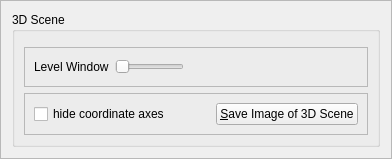
     <widget class="QFrame" name="frame_2">
      <property name="frameShape">
       <enum>QFrame::StyledPanel</enum>
      </property>
      <property name="frameShadow">
       <enum>QFrame::Raised</enum>
      </property>
      <layout class="QGridLayout" name="gridLayout_3" rowstretch="7,1">
       <item row="0" column="0" rowspan="2" colspan="2">
        <widget class="QGroupBox" name="groupBox">
         <property name="title">
          <string>3D Scene</string>
         </property>
         <layout class="QGridLayout" name="gridLayout_4" rowstretch="7,1,1">
          <item row="1" column="0">
           <widget class="QFrame" name="frame_3">
            <property name="frameShape">
             <enum>QFrame::StyledPanel</enum>
            </property>
            <property name="frameShadow">
             <enum>QFrame::Raised</enum>
            </property>
            <layout class="QHBoxLayout" name="horizontalLayout_5" stretch="1,2,5">
             <item>
              <widget class="QLabel" name="label">
               <property name="text">
                <string>Level Window</string>
               </property>
              </widget>
             </item>
             <item>
              <widget class="QSlider" name="sliderLevelWindow">
               <property name="orientation">
                <enum>Qt::Horizontal</enum>
               </property>
              </widget>
             </item>
             <item>
              <spacer name="horizontalSpacer">
               <property name="orientation">
                <enum>Qt::Horizontal</enum>
               </property>
               <property name="sizeHint" stdset="0">
                <size>
                 <width>40</width>
                 <height>20</height>
                </size>
               </property>
              </spacer>
             </item>
            </layout>
           </widget>
          </item>
          <item row="0" column="0">
           <widget class="QVTKWidget" name="vtkWidget_3D" native="true">
            <property name="sizePolicy">
             <sizepolicy hsizetype="Preferred" vsizetype="Preferred">
              <horstretch>0</horstretch>
              <verstretch>0</verstretch>
             </sizepolicy>
            </property>
            <property name="palette">
             <palette>
              <active>
               <colorrole role="WindowText">
                <brush brushstyle="SolidPattern">
                 <color alpha="255">
                  <red>0</red>
                  <green>0</green>
                  <blue>0</blue>
                 </color>
                </brush>
               </colorrole>
               <colorrole role="Button">
                <brush brushstyle="SolidPattern">
                 <color alpha="255">
                  <red>191</red>
                  <green>191</green>
                  <blue>191</blue>
                 </color>
                </brush>
               </colorrole>
               <colorrole role="Light">
                <brush brushstyle="SolidPattern">
                 <color alpha="255">
                  <red>255</red>
                  <green>255</green>
                  <blue>255</blue>
                 </color>
                </brush>
               </colorrole>
               <colorrole role="Midlight">
                <brush brushstyle="SolidPattern">
                 <color alpha="255">
                  <red>223</red>
                  <green>223</green>
                  <blue>223</blue>
                 </color>
                </brush>
               </colorrole>
               <colorrole role="Dark">
                <brush brushstyle="SolidPattern">
                 <color alpha="255">
                  <red>95</red>
                  <green>95</green>
                  <blue>95</blue>
                 </color>
                </brush>
               </colorrole>
               <colorrole role="Mid">
                <brush brushstyle="SolidPattern">
                 <color alpha="255">
                  <red>127</red>
                  <green>127</green>
                  <blue>127</blue>
                 </color>
                </brush>
               </colorrole>
               <colorrole role="Text">
                <brush brushstyle="SolidPattern">
                 <color alpha="255">
                  <red>0</red>
                  <green>0</green>
                  <blue>0</blue>
                 </color>
                </brush>
               </colorrole>
               <colorrole role="BrightText">
                <brush brushstyle="SolidPattern">
                 <color alpha="255">
                  <red>255</red>
                  <green>255</green>
                  <blue>255</blue>
                 </color>
                </brush>
               </colorrole>
               <colorrole role="ButtonText">
                <brush brushstyle="SolidPattern">
                 <color alpha="255">
                  <red>0</red>
                  <green>0</green>
                  <blue>0</blue>
                 </color>
                </brush>
               </colorrole>
               <colorrole role="Base">
                <brush brushstyle="SolidPattern">
                 <color alpha="255">
                  <red>255</red>
                  <green>255</green>
                  <blue>255</blue>
                 </color>
                </brush>
               </colorrole>
               <colorrole role="Window">
                <brush brushstyle="SolidPattern">
                 <color alpha="255">
                  <red>191</red>
                  <green>191</green>
                  <blue>191</blue>
                 </color>
                </brush>
               </colorrole>
               <colorrole role="Shadow">
                <brush brushstyle="SolidPattern">
                 <color alpha="255">
                  <red>0</red>
                  <green>0</green>
                  <blue>0</blue>
                 </color>
                </brush>
               </colorrole>
               <colorrole role="AlternateBase">
                <brush brushstyle="SolidPattern">
                 <color alpha="255">
                  <red>223</red>
                  <green>223</green>
                  <blue>223</blue>
                 </color>
                </brush>
               </colorrole>
               <colorrole role="ToolTipBase">
                <brush brushstyle="SolidPattern">
                 <color alpha="255">
                  <red>255</red>
                  <green>255</green>
                  <blue>220</blue>
                 </color>
                </brush>
               </colorrole>
               <colorrole role="ToolTipText">
                <brush brushstyle="SolidPattern">
                 <color alpha="255">
                  <red>0</red>
                  <green>0</green>
                  <blue>0</blue>
                 </color>
                </brush>
               </colorrole>
              </active>
              <inactive>
               <colorrole role="WindowText">
                <brush brushstyle="SolidPattern">
                 <color alpha="255">
                  <red>0</red>
                  <green>0</green>
                  <blue>0</blue>
                 </color>
                </brush>
               </colorrole>
               <colorrole role="Button">
                <brush brushstyle="SolidPattern">
                 <color alpha="255">
                  <red>191</red>
                  <green>191</green>
                  <blue>191</blue>
                 </color>
                </brush>
               </colorrole>
               <colorrole role="Light">
                <brush brushstyle="SolidPattern">
                 <color alpha="255">
                  <red>255</red>
                  <green>255</green>
                  <blue>255</blue>
                 </color>
                </brush>
               </colorrole>
               <colorrole role="Midlight">
                <brush brushstyle="SolidPattern">
                 <color alpha="255">
                  <red>223</red>
                  <green>223</green>
                  <blue>223</blue>
                 </color>
                </brush>
               </colorrole>
               <colorrole role="Dark">
                <brush brushstyle="SolidPattern">
                 <color alpha="255">
                  <red>95</red>
                  <green>95</green>
                  <blue>95</blue>
                 </color>
                </brush>
               </colorrole>
               <colorrole role="Mid">
                <brush brushstyle="SolidPattern">
                 <color alpha="255">
                  <red>127</red>
                  <green>127</green>
                  <blue>127</blue>
                 </color>
                </brush>
               </colorrole>
               <colorrole role="Text">
                <brush brushstyle="SolidPattern">
                 <color alpha="255">
                  <red>0</red>
                  <green>0</green>
                  <blue>0</blue>
                 </color>
                </brush>
               </colorrole>
               <colorrole role="BrightText">
                <brush brushstyle="SolidPattern">
                 <color alpha="255">
                  <red>255</red>
                  <green>255</green>
                  <blue>255</blue>
                 </color>
                </brush>
               </colorrole>
               <colorrole role="ButtonText">
                <brush brushstyle="SolidPattern">
                 <color alpha="255">
                  <red>0</red>
                  <green>0</green>
                  <blue>0</blue>
                 </color>
                </brush>
               </colorrole>
               <colorrole role="Base">
                <brush brushstyle="SolidPattern">
                 <color alpha="255">
                  <red>255</red>
                  <green>255</green>
                  <blue>255</blue>
                 </color>
                </brush>
               </colorrole>
               <colorrole role="Window">
                <brush brushstyle="SolidPattern">
                 <color alpha="255">
                  <red>191</red>
                  <green>191</green>
                  <blue>191</blue>
                 </color>
                </brush>
               </colorrole>
               <colorrole role="Shadow">
                <brush brushstyle="SolidPattern">
                 <color alpha="255">
                  <red>0</red>
                  <green>0</green>
                  <blue>0</blue>
                 </color>
                </brush>
               </colorrole>
               <colorrole role="AlternateBase">
                <brush brushstyle="SolidPattern">
                 <color alpha="255">
                  <red>223</red>
                  <green>223</green>
                  <blue>223</blue>
                 </color>
                </brush>
               </colorrole>
               <colorrole role="ToolTipBase">
                <brush brushstyle="SolidPattern">
                 <color alpha="255">
                  <red>255</red>
                  <green>255</green>
                  <blue>220</blue>
                 </color>
                </brush>
               </colorrole>
               <colorrole role="ToolTipText">
                <brush brushstyle="SolidPattern">
                 <color alpha="255">
                  <red>0</red>
                  <green>0</green>
                  <blue>0</blue>
                 </color>
                </brush>
               </colorrole>
              </inactive>
              <disabled>
               <colorrole role="WindowText">
                <brush brushstyle="SolidPattern">
                 <color alpha="255">
                  <red>95</red>
                  <green>95</green>
                  <blue>95</blue>
                 </color>
                </brush>
               </colorrole>
               <colorrole role="Button">
                <brush brushstyle="SolidPattern">
                 <color alpha="255">
                  <red>191</red>
                  <green>191</green>
                  <blue>191</blue>
                 </color>
                </brush>
               </colorrole>
               <colorrole role="Light">
                <brush brushstyle="SolidPattern">
                 <color alpha="255">
                  <red>255</red>
                  <green>255</green>
                  <blue>255</blue>
                 </color>
                </brush>
               </colorrole>
               <colorrole role="Midlight">
                <brush brushstyle="SolidPattern">
                 <color alpha="255">
                  <red>223</red>
                  <green>223</green>
                  <blue>223</blue>
                 </color>
                </brush>
               </colorrole>
               <colorrole role="Dark">
                <brush brushstyle="SolidPattern">
                 <color alpha="255">
                  <red>95</red>
                  <green>95</green>
                  <blue>95</blue>
                 </color>
                </brush>
               </colorrole>
               <colorrole role="Mid">
                <brush brushstyle="SolidPattern">
                 <color alpha="255">
                  <red>127</red>
                  <green>127</green>
                  <blue>127</blue>
                 </color>
                </brush>
               </colorrole>
               <colorrole role="Text">
                <brush brushstyle="SolidPattern">
                 <color alpha="255">
                  <red>95</red>
                  <green>95</green>
                  <blue>95</blue>
                 </color>
                </brush>
               </colorrole>
               <colorrole role="BrightText">
                <brush brushstyle="SolidPattern">
                 <color alpha="255">
                  <red>255</red>
                  <green>255</green>
                  <blue>255</blue>
                 </color>
                </brush>
               </colorrole>
               <colorrole role="ButtonText">
                <brush brushstyle="SolidPattern">
                 <color alpha="255">
                  <red>95</red>
                  <green>95</green>
                  <blue>95</blue>
                 </color>
                </brush>
               </colorrole>
               <colorrole role="Base">
                <brush brushstyle="SolidPattern">
                 <color alpha="255">
                  <red>191</red>
                  <green>191</green>
                  <blue>191</blue>
                 </color>
                </brush>
               </colorrole>
               <colorrole role="Window">
                <brush brushstyle="SolidPattern">
                 <color alpha="255">
                  <red>191</red>
                  <green>191</green>
                  <blue>191</blue>
                 </color>
                </brush>
               </colorrole>
               <colorrole role="Shadow">
                <brush brushstyle="SolidPattern">
                 <color alpha="255">
                  <red>0</red>
                  <green>0</green>
                  <blue>0</blue>
                 </color>
                </brush>
               </colorrole>
               <colorrole role="AlternateBase">
                <brush brushstyle="SolidPattern">
                 <color alpha="255">
                  <red>191</red>
                  <green>191</green>
                  <blue>191</blue>
                 </color>
                </brush>
               </colorrole>
               <colorrole role="ToolTipBase">
                <brush brushstyle="SolidPattern">
                 <color alpha="255">
                  <red>255</red>
                  <green>255</green>
                  <blue>220</blue>
                 </color>
                </brush>
               </colorrole>
               <colorrole role="ToolTipText">
                <brush brushstyle="SolidPattern">
                 <color alpha="255">
                  <red>0</red>
                  <green>0</green>
                  <blue>0</blue>
                 </color>
                </brush>
               </colorrole>
              </disabled>
             </palette>
            </property>
            <property name="cursor">
             <cursorShape>OpenHandCursor</cursorShape>
            </property>
            <property name="autoFillBackground">
             <bool>true</bool>
            </property>
           </widget>
          </item>
          <item row="2" column="0">
           <widget class="QFrame" name="frame_4">
            <property name="frameShape">
             <enum>QFrame::StyledPanel</enum>
            </property>
            <property name="frameShadow">
             <enum>QFrame::Raised</enum>
            </property>
            <layout class="QHBoxLayout" name="horizontalLayout_4" stretch="1,5,1">
             <property name="spacing">
              <number>6</number>
             </property>
             <item>
              <widget class="QCheckBox" name="hideAxesCheckBox">
               <property name="text">
                <string>hide coordinate axes</string>
               </property>
               <property name="shortcut">
                <string>Ctrl+S</string>
               </property>
              </widget>
             </item>
             <item>
              <spacer name="horizontalSpacer_2">
               <property name="orientation">
                <enum>Qt::Horizontal</enum>
               </property>
               <property name="sizeHint" stdset="0">
                <size>
                 <width>40</width>
                 <height>20</height>
                </size>
               </property>
              </spacer>
             </item>
             <item>
              <widget class="QPushButton" name="buttonSave3DScene">
               <property name="text">
                <string>&amp;Save Image of 3D Scene</string>
               </property>
              </widget>
             </item>
            </layout>
           </widget>
          </item>
         </layout>
        </widget>
       </item>
      </layout>
     </widget>
